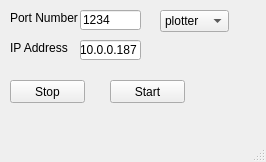
<?xml version="1.0" encoding="UTF-8"?>
<ui version="4.0">
 <class>sockeServer</class>
 <widget class="QMainWindow" name="sockeServer">
  <property name="geometry">
   <rect>
    <x>0</x>
    <y>0</y>
    <width>266</width>
    <height>162</height>
   </rect>
  </property>
  <property name="windowTitle">
   <string>MainWindow</string>
  </property>
  <widget class="QWidget" name="centralwidget">
   <widget class="QPushButton" name="startButton">
    <property name="geometry">
     <rect>
      <x>110</x>
      <y>80</y>
      <width>75</width>
      <height>23</height>
     </rect>
    </property>
    <property name="text">
     <string>Start</string>
    </property>
   </widget>
   <widget class="QLineEdit" name="ipAddressLineEdit">
    <property name="geometry">
     <rect>
      <x>80</x>
      <y>40</y>
      <width>61</width>
      <height>20</height>
     </rect>
    </property>
    <property name="text">
     <string>10.0.0.187</string>
    </property>
   </widget>
   <widget class="QLabel" name="label">
    <property name="geometry">
     <rect>
      <x>10</x>
      <y>10</y>
      <width>71</width>
      <height>16</height>
     </rect>
    </property>
    <property name="text">
     <string>Port Number</string>
    </property>
   </widget>
   <widget class="QLabel" name="label_2">
    <property name="geometry">
     <rect>
      <x>10</x>
      <y>40</y>
      <width>61</width>
      <height>16</height>
     </rect>
    </property>
    <property name="text">
     <string>IP Address</string>
    </property>
   </widget>
   <widget class="QPushButton" name="stopButton">
    <property name="geometry">
     <rect>
      <x>10</x>
      <y>80</y>
      <width>75</width>
      <height>23</height>
     </rect>
    </property>
    <property name="text">
     <string>Stop</string>
    </property>
   </widget>
   <widget class="QLineEdit" name="portLineEdit_2">
    <property name="geometry">
     <rect>
      <x>80</x>
      <y>10</y>
      <width>61</width>
      <height>20</height>
     </rect>
    </property>
    <property name="text">
     <string>1234</string>
    </property>
   </widget>
   <widget class="QComboBox" name="comboBoxApp">
    <property name="geometry">
     <rect>
      <x>160</x>
      <y>10</y>
      <width>69</width>
      <height>22</height>
     </rect>
    </property>
    <item>
     <property name="text">
      <string>plotter</string>
     </property>
    </item>
    <item>
     <property name="text">
      <string>test</string>
     </property>
    </item>
   </widget>
  </widget>
  <widget class="QMenuBar" name="menubar">
   <property name="geometry">
    <rect>
     <x>0</x>
     <y>0</y>
     <width>266</width>
     <height>21</height>
    </rect>
   </property>
  </widget>
  <widget class="QStatusBar" name="statusbar"/>
 </widget>
 <resources/>
 <connections/>
</ui>
